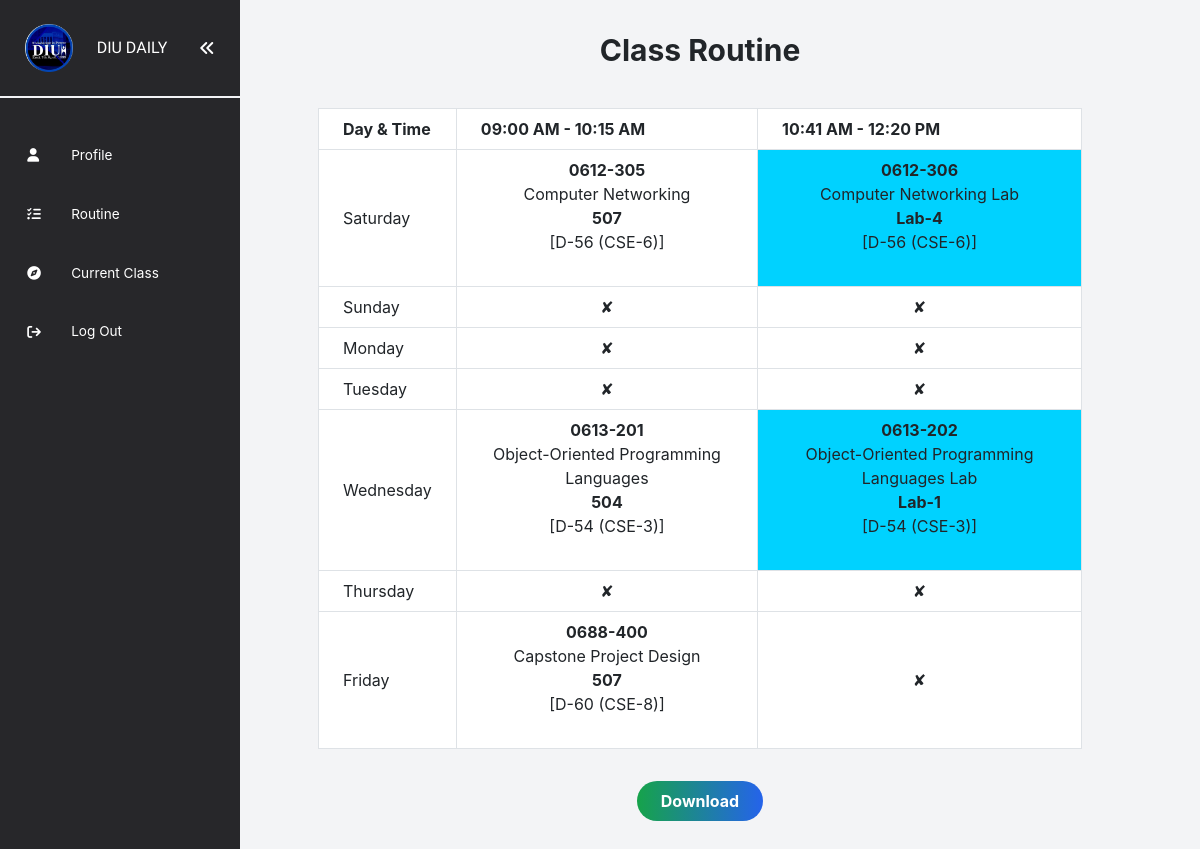
The app's page /src/teacher/routine.php (signed in) with its own data.
### tables this page shows
CREATE TABLE `course` (
  `course_id` int(11) NOT NULL,
  `course_name` varchar(100) NOT NULL,
  `semester_id` int(11) DEFAULT NULL,
  `course_type` varchar(10) NOT NULL,
  `credits` float NOT NULL,
  `course_code` varchar(100) NOT NULL,
  `department_id` int(11) DEFAULT NULL
);

CREATE TABLE `room` (
  `room_id` int(11) NOT NULL,
  `room_number` varchar(50) NOT NULL,
  `room_type` varchar(10) DEFAULT NULL
);

CREATE TABLE `routine` (
  `routine_id` int(11) NOT NULL,
  `course_id` int(11) DEFAULT NULL,
  `day` varchar(20) DEFAULT NULL,
  `start_time` time DEFAULT NULL,
  `room_id` int(11) DEFAULT NULL,
  `teacher_id` int(11) DEFAULT NULL,
  `batch` varchar(50) DEFAULT NULL,
  `semester` varchar(50) DEFAULT NULL,
  `end_time` time DEFAULT NULL,
  `session` varchar(10) NOT NULL
);

CREATE TABLE `batch` (
  `batch_id` int(11) NOT NULL,
  `batch_number` varchar(10) NOT NULL,
  `department_id` int(11) NOT NULL,
  `batch_shift` enum('day','evening') NOT NULL
);

CREATE TABLE `semester` (
  `semester_id` int(11) NOT NULL,
  `semester_name` varchar(50) NOT NULL,
  `department_id` int(11) DEFAULT NULL
);

### src/teacher/routine.php (the view, shortened to what this page needs)
<?php
include("../../database/config.php");
include("../include/teacherNavbar.php");
$timeSlotsQuery = "SELECT DISTINCT TIME_FORMAT(start_time, '%h:%i %p') AS start_time, TIME_FORMAT(end_time, '%h:%i %p') AS end_time FROM timeslot ORDER BY start_time";
$timeSlotsResult = $conn->query($timeSlotsQuery);
$timeSlots = [];
while ($row = $timeSlotsResult->fetch_assoc()) {
  $timeSlots[] = "{$row['start_time']} - {$row['end_time']}";
}
if (isset($_SESSION["teacher_id"])) {
  $teacherId = $_SESSION["teacher_id"];
  $routineQuery = "SELECT routine.day, TIME_FORMAT(routine.start_time, '%h:%i %p') AS start_time, TIME_FORMAT(routine.end_time, '%h:%i %p') AS end_time, course.course_code, course.course_name, room.room_number, batch.batch_number, semester.semester_name, course.course_id
                 FROM routine
                 INNER JOIN course ON routine.course_id = course.course_id
                 INNER JOIN room ON routine.room_id = room.room_id
                 INNER JOIN batch ON routine.batch = batch.batch_id
                 INNER JOIN semester ON routine.semester = semester.semester_id
                 WHERE routine.teacher_id = ?
                 ORDER BY FIELD(routine.day,'Saturday', 'Sunday', 'Monday', 'Tuesday', 'Wednesday', 'Thursday', 'Friday'), routine.start_time";
  $routineStmt = $conn->prepare($routineQuery);
  $routineStmt->bind_param("i", $teacherId);
  $routineStmt->execute();
  $routineResult = $routineStmt->get_result();
  ?>
<div class="container mx-auto py-8">
  <h1 class="text-3xl font-bold mb-10 text-center">Class Routine</h1>
  <table class="table-auto w-full bg-white">
    <thead>
      <tr>
        <th class="px-4 border py-2">Day & Time</th>
        <?php
          $columnsToDisplay = [];
          foreach ($timeSlots as $timeSlot) {
            $found = false;
            $routineResult->data_seek(0);
            while ($row = $routineResult->fetch_assoc()) {
              if ("{$row['start_time']} - {$row['end_time']}" == $timeSlot) {
                $found = true;
                break;
              }
            }
            if ($found) {
              echo "<th class='px-4 border py-2'>{$timeSlot}</th>";
              $columnsToDisplay[] = $timeSlot;
            }
          }
          ?>
      </tr>
    </thead>
    <tbody>
      <?php
        $days = ['Saturday','Sunday', 'Monday', 'Tuesday', 'Wednesday', 'Thursday', 'Friday'];
        foreach ($days as $day) {
          echo "<tr>";
          echo "<td class='border px-4 py-2'>{$day}</td>";
          foreach ($columnsToDisplay as $timeSlot) {
            $classes = [];
            $hasLab = false;
            $routineResult->data_seek(0);
            while ($row = $routineResult->fetch_assoc()) {
                if ($row['day'] == $day && "{$row['start_time']} - {$row['end_time']}" == $timeSlot) {
                    $courseId = $row['course_id'];
                    $courseTypeQuery = "SELECT course_type FROM course WHERE course_id = ?";
                    $courseTypeStmt = $conn->prepare($courseTypeQuery);
                    $courseTypeStmt->bind_param("i", $courseId);
                    $courseTypeStmt->execute();
                    $courseTypeResult = $courseTypeStmt->get_result();
                    if ($courseTypeRow = $courseTypeResult->fetch_assoc()) {
                        if ($courseTypeRow['course_type'] == 'lab') {
                            $hasLab = true;
                        }
                    }
                    $classes[] = "<div class='text-center'><span class='font-bold'>{$row['course_code']}</span><br>{$row['course_name']}<br><span class='font-bold'>{$row['room_number']}</span><br><span>[{$row['batch_number']} ({$row['semester_name']})]</span></div>";
                }
            }
            $cellBackgroundColor = $hasLab ? "background-color: #00d2ff;" : "";
            echo "<td class='border px-4 py-2' style='{$cellBackgroundColor}'>";
            if (empty($classes)) {
                echo "<div class='text-center'>✘</div>";
            } else {
                foreach ($classes as $class) {
                    echo "{$class}<br>";
                }
            }
            echo "</td>";
        }
          echo "</tr>";
        }
        ?>
    </tbody>
  </table>
  <div class="flex justify-center mt-8">
    <button class="bg-gradient-to-r from-green-600 to-blue-600 text-white font-bold py-2 px-4 rounded-full">
      <a href="pdf.php?teacher_id=<?php echo $teacherId; ?>">Download</a>
    </button>
  </div>
  <?php
} else {
  echo "You are not authorized to view this page.";
}
?>
</div>
</body>
</html>

### records on screen
course: course_code "0612-305", course_name "Computer Networking"
room: room_number "507"
batch: batch_number "D-56"
semester: semester_name "CSE-6"
course: course_code "0612-306", course_name "Computer Networking Lab", semester.semester_name "CSE-6"
room: room_number "Lab-4"
course: course_code "0613-201", course_name "Object-Oriented Programming Languages"
room: room_number "504"
batch: batch_number "D-54"
semester: semester_name "CSE-3"
course: course_code "0613-202", course_name "Object-Oriented Programming Languages Lab", semester.semester_name "CSE-3"
room: room_number "Lab-1"
course: course_code "0688-400", course_name "Capstone Project Design"
batch: batch_number "D-60"
semester: semester_name "CSE-8"

### other values on screen
$timeSlot "09:00 AM - 10:15 AM"
$timeSlot "10:41 AM - 12:20 PM"
$day "Saturday"
$day "Sunday"
$day "Monday"
$day "Tuesday"
$day "Wednesday"
$day "Thursday"
$day "Friday"
